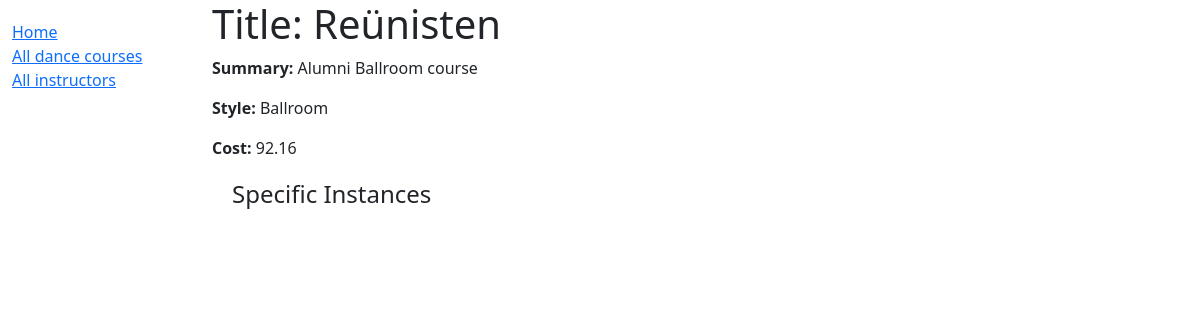
The app's page /catalog/dance_course/1, older data.
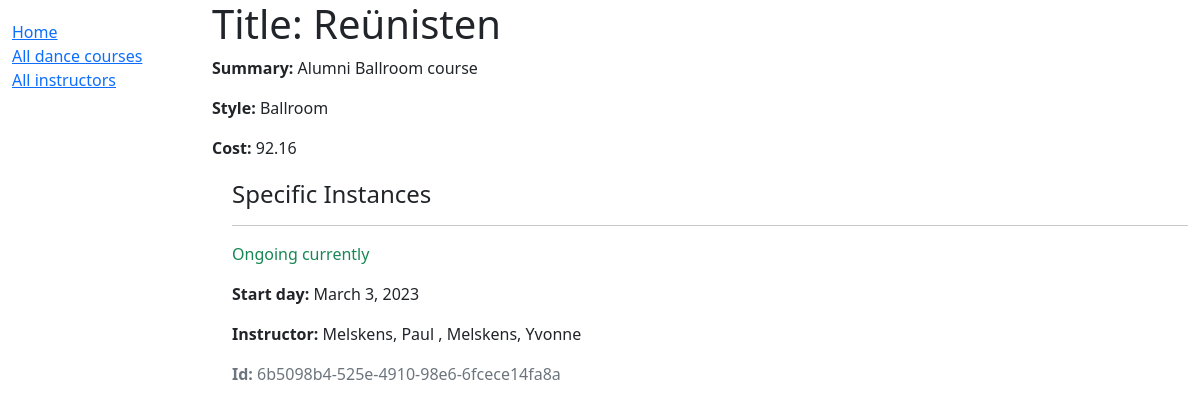
The same page, newer data.
### catalog/models.py (models this page shows, shortened)
class Dance_course_instance(models.Model):
    id = models.UUIDField(primary_key=True, default=uuid.uuid4, help_text='Unique ID for this particular run of a specific dance course e.g. in one particular semester')
    dance_course = models.ForeignKey('Dance_course', on_delete=models.RESTRICT, null=True)
    start_date = models.DateField(null=True, blank=True)
    DAYS = (
        ('mo', 'Monday'),
        ('tu', 'Tuesday'),
        ('we', 'Wednesday'),
        ('th', 'Thursday'),
        ('fr', 'Friday'),
        ('sa', 'Saturday'),
        ('su', 'Sunday'),
    )
    day = models.CharField(
        max_length=2,
        choices=DAYS,
        blank=True,
        default='mo',
        help_text= 'On which day is the course?'
    )
    time = models.CharField(max_length=14, blank=True)
    RUN_STATUS = (
        ('f', 'Finished'),
        ('o', 'Ongoing currently'),
        ('n', 'not yet started'),
    )
    running = models.CharField(
        max_length=1,
        choices=RUN_STATUS,
        blank=True,
        default='n',
        help_text='Is the course currently running, finished in the past or will start to be held in the future',
    )
    instructor = models.ManyToManyField('Instructor', help_text='Select instructor(s) for this dance course instance')
    class Meta:
        ordering = ['start_date']

class Instructor(models.Model):
    first_name = models.CharField(max_length=100)
    last_name = models.CharField(max_length=100)
    date_of_birth = models.DateField(null=True, blank=True)
    speaks_language = models.ManyToManyField(Language, help_text='Select language(s) the instructor can teach in')
    slug = models.SlugField(null = True)
    class Meta:
        ordering = ['first_name', 'last_name']
    def __str__(self):
        return f'{self.last_name}, {self.first_name}'

### catalog/views.py (the view)
# urls.py: path('dance_course/<int:pk>', views.Dance_courseDetailView.as_view(), name='dance_course-detail'),
class Dance_courseDetailView(generic.DetailView):
    model = Dance_course
    paginate_by = 3

### catalog/models.py (called while the page is built)
    def __str__(self):
        return self.name

### catalog/templates/catalog/dance_course_detail.html
{% extends "base_generic.html" %}
{% block content %}
  <h1>Title: {{ dance_course.title }}</h1>
<p><strong>Summary:</strong> {{ dance_course.summary }}</p>
<p><strong>Style:</strong> {{ dance_course.style }}</p>
<p><strong>Cost:</strong> {{ dance_course.cost }}</p>
<div style="margin-left:20px;margin-top:20px">
  <h4>Specific Instances</h4>
  {% for instance in dance_course.dance_course_instance_set.all %}
    <hr />
    <p
      class="{% if instance.running == 'o' %}text-success{% elif instance.running == 'f' %}text-danger{% else %}text-warning{% endif %}">
      {{ instance.get_running_display }}
    </p>
    {% if instance.running != 'o' %}
        <p><strong>Start day:</strong> {{ instance.start_date }}</p>
    {% else %}
        <p><strong>Start day:</strong> {{ instance.start_date }}</p>
    {% endif %}
    <p><strong>Instructor:</strong> {{ instance.instructor.all|join:" , " }}</p>
    <p class="text-muted"><strong>Id:</strong> {{ instance.id }}</p>
  {% endfor %}
</div>
{% endblock %}

Row changes from the older to the newer data that the page shows:
added Dance_course_instance: running "Ongoing currently", start_date "March 3, 2023", instructor.all "Melskens, Paul , Melskens, Yvonne", id "6b5098b4-525e-4910-98e6-6fcece14fa8a"
